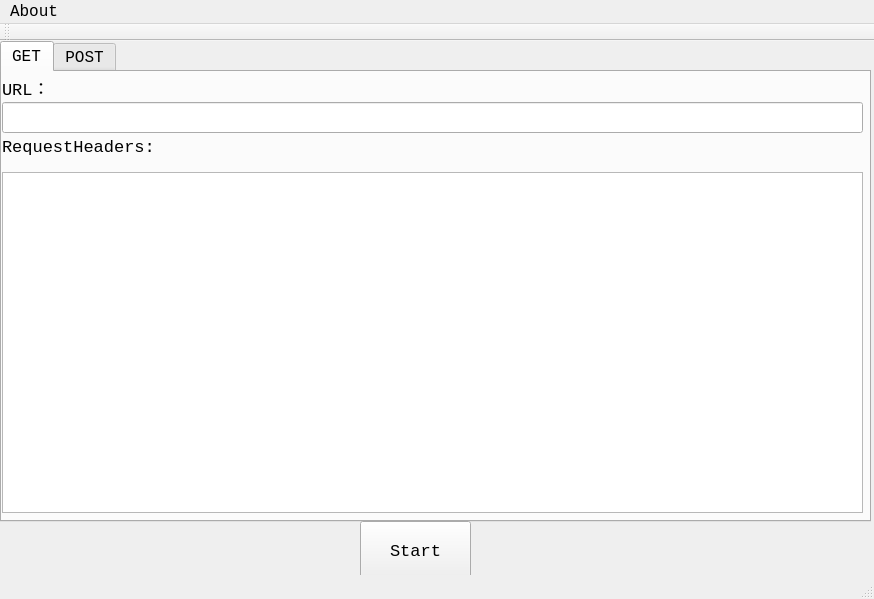
<?xml version="1.0" encoding="UTF-8"?>
<ui version="4.0">
 <class>QtGuiApplication1Class</class>
 <widget class="QMainWindow" name="QtGuiApplication1Class">
  <property name="geometry">
   <rect>
    <x>0</x>
    <y>0</y>
    <width>874</width>
    <height>599</height>
   </rect>
  </property>
  <property name="font">
   <font>
    <family>Courier New</family>
    <pointsize>12</pointsize>
   </font>
  </property>
  <property name="windowTitle">
   <string>QtGuiApplication1</string>
  </property>
  <widget class="QWidget" name="centralWidget">
   <widget class="QTabWidget" name="tabWidget">
    <property name="geometry">
     <rect>
      <x>0</x>
      <y>0</y>
      <width>871</width>
      <height>481</height>
     </rect>
    </property>
    <property name="currentIndex">
     <number>0</number>
    </property>
    <widget class="QWidget" name="tab">
     <attribute name="title">
      <string>GET</string>
     </attribute>
     <widget class="QLabel" name="label_2">
      <property name="geometry">
       <rect>
        <x>0</x>
        <y>60</y>
        <width>581</width>
        <height>31</height>
       </rect>
      </property>
      <property name="font">
       <font>
        <family>Courier New</family>
        <pointsize>13</pointsize>
       </font>
      </property>
      <property name="text">
       <string>RequestHeaders:</string>
      </property>
     </widget>
     <widget class="QLabel" name="label">
      <property name="geometry">
       <rect>
        <x>0</x>
        <y>0</y>
        <width>71</width>
        <height>31</height>
       </rect>
      </property>
      <property name="font">
       <font>
        <family>Courier New</family>
        <pointsize>13</pointsize>
       </font>
      </property>
      <property name="text">
       <string>URL：</string>
      </property>
     </widget>
     <widget class="QLineEdit" name="lineEdit">
      <property name="geometry">
       <rect>
        <x>0</x>
        <y>30</y>
        <width>861</width>
        <height>31</height>
       </rect>
      </property>
      <property name="font">
       <font>
        <family>Courier New</family>
        <pointsize>12</pointsize>
        <weight>75</weight>
        <bold>true</bold>
       </font>
      </property>
      <property name="text">
       <string/>
      </property>
     </widget>
     <widget class="QPlainTextEdit" name="inputRequestHeaders">
      <property name="geometry">
       <rect>
        <x>0</x>
        <y>100</y>
        <width>861</width>
        <height>341</height>
       </rect>
      </property>
      <property name="font">
       <font>
        <family>Courier New</family>
        <pointsize>12</pointsize>
        <weight>75</weight>
        <bold>true</bold>
       </font>
      </property>
     </widget>
    </widget>
    <widget class="QWidget" name="tab_2">
     <attribute name="title">
      <string>POST</string>
     </attribute>
    </widget>
   </widget>
   <widget class="QPushButton" name="startButton">
    <property name="geometry">
     <rect>
      <x>360</x>
      <y>480</y>
      <width>111</width>
      <height>61</height>
     </rect>
    </property>
    <property name="font">
     <font>
      <family>Courier New</family>
      <pointsize>13</pointsize>
     </font>
    </property>
    <property name="text">
     <string>Start</string>
    </property>
   </widget>
  </widget>
  <widget class="QMenuBar" name="menuBar">
   <property name="geometry">
    <rect>
     <x>0</x>
     <y>0</y>
     <width>874</width>
     <height>23</height>
    </rect>
   </property>
   <widget class="QMenu" name="menuFile">
    <property name="font">
     <font>
      <family>Courier New</family>
      <pointsize>12</pointsize>
     </font>
    </property>
    <property name="title">
     <string>About</string>
    </property>
    <addaction name="actionAuthor"/>
   </widget>
   <addaction name="menuFile"/>
  </widget>
  <widget class="QToolBar" name="mainToolBar">
   <attribute name="toolBarArea">
    <enum>TopToolBarArea</enum>
   </attribute>
   <attribute name="toolBarBreak">
    <bool>false</bool>
   </attribute>
  </widget>
  <widget class="QStatusBar" name="statusBar"/>
  <action name="actionAuthor">
   <property name="checkable">
    <bool>false</bool>
   </property>
   <property name="text">
    <string>Author</string>
   </property>
   <property name="font">
    <font>
     <family>Courier New</family>
     <pointsize>12</pointsize>
    </font>
   </property>
  </action>
 </widget>
 <layoutdefault spacing="6" margin="11"/>
 <resources>
  <include location="QtGuiApplication1.qrc"/>
 </resources>
 <connections>
  <connection>
   <sender>startButton</sender>
   <signal>clicked()</signal>
   <receiver>QtGuiApplication1Class</receiver>
   <slot>onClickStartBtn()</slot>
   <hints>
    <hint type="sourcelabel">
     <x>360</x>
     <y>522</y>
    </hint>
    <hint type="destinationlabel">
     <x>472</x>
     <y>461</y>
    </hint>
   </hints>
  </connection>
 </connections>
 <slots>
  <slot>onClickStartBtn()</slot>
 </slots>
</ui>
